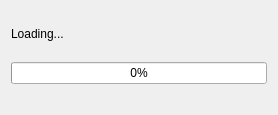
<?xml version="1.0" encoding="UTF-8"?>
<ui version="4.0">
 <class>Loading</class>
 <widget class="QDialog" name="Loading">
  <property name="geometry">
   <rect>
    <x>0</x>
    <y>0</y>
    <width>278</width>
    <height>115</height>
   </rect>
  </property>
  <property name="windowTitle">
   <string>Moonstone :: Loading</string>
  </property>
  <property name="windowIcon">
   <iconset resource="resources.qrc">
    <normaloff>:/static/default/icon/22x22/moonstone.png</normaloff>:/static/default/icon/22x22/moonstone.png</iconset>
  </property>
  <layout class="QVBoxLayout" name="verticalLayout">
   <item>
    <widget class="QLabel" name="loadingText">
     <property name="text">
      <string>Loading...</string>
     </property>
    </widget>
   </item>
   <item>
    <widget class="QProgressBar" name="progressBar">
     <property name="toolTip">
      <string/>
     </property>
     <property name="value">
      <number>0</number>
     </property>
     <property name="textVisible">
      <bool>true</bool>
     </property>
     <property name="orientation">
      <enum>Qt::Horizontal</enum>
     </property>
     <property name="invertedAppearance">
      <bool>false</bool>
     </property>
    </widget>
   </item>
   <item>
    <spacer name="horizontalSpacer">
     <property name="orientation">
      <enum>Qt::Horizontal</enum>
     </property>
     <property name="sizeHint" stdset="0">
      <size>
       <width>40</width>
       <height>20</height>
      </size>
     </property>
    </spacer>
   </item>
  </layout>
 </widget>
 <resources>
  <include location="resources.qrc"/>
 </resources>
 <connections/>
</ui>
